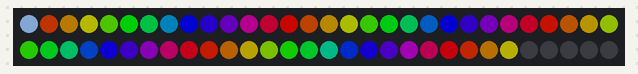
Simulated run of this sketch. Board: Arduino Uno, built with avr-gcc and run on an emulated ATmega328P. On the bench: 60 RGB LEDs in strip order, left to right, continuing on the next row. Dim RGB values are drawn brighter than linear.

Above: at 3.15 s.
At 8.9 s:
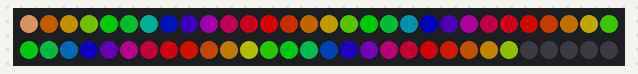
At 12.24 s:
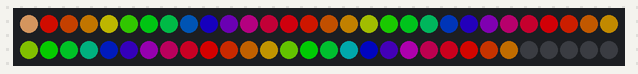
At 21.32 s:
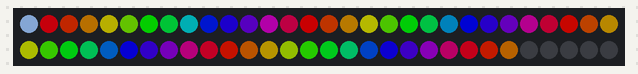
At 30.4 s:
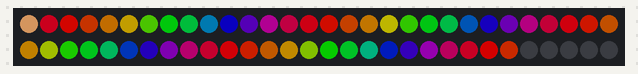
At 39.78 s:
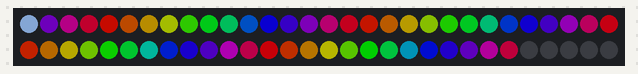

The sketch:

02_rainbow.ino
```cpp
#include <FastLED.h>

#define LED_PIN     3

// Information about the LED strip itself
#define NUM_LEDS    60
#define CHIPSET     WS2812
#define COLOR_ORDER GRB
CRGB leds[NUM_LEDS];

#define BRIGHTNESS  128


// FastLED v2.1 provides two color-management controls:
//   (1) color correction settings for each LED strip, and
//   (2) master control of the overall output 'color temperature'
//
// THIS EXAMPLE demonstrates the second, "color temperature" control.
// It shows a simple rainbow animation first with one temperature profile,
// and a few seconds later, with a different temperature profile.
//
// The first pixel of the strip will show the color temperature.
//
// HELPFUL HINTS for "seeing" the effect in this demo:
// * Don't look directly at the LED pixels.  Shine the LEDs aganst
//   a white wall, table, or piece of paper, and look at the reflected light.
//
// * If you watch it for a bit, and then walk away, and then come back
//   to it, you'll probably be able to "see" whether it's currently using
//   the 'redder' or the 'bluer' temperature profile, even not counting
//   the lowest 'indicator' pixel.
//
//
// FastLED provides these pre-conigured incandescent color profiles:
//     Candle, Tungsten40W, Tungsten100W, Halogen, CarbonArc,
//     HighNoonSun, DirectSunlight, OvercastSky, ClearBlueSky,
// FastLED provides these pre-configured gaseous-light color profiles:
//     WarmFluorescent, StandardFluorescent, CoolWhiteFluorescent,
//     FullSpectrumFluorescent, GrowLightFluorescent, BlackLightFluorescent,
//     MercuryVapor, SodiumVapor, MetalHalide, HighPressureSodium,
// FastLED also provides an "Uncorrected temperature" profile
//    UncorrectedTemperature;

#define TEMPERATURE_1 Tungsten100W
#define TEMPERATURE_2 OvercastSky

// How many seconds to show each temperature before switching
#define DISPLAYTIME 1
// How many seconds to show black between switches
#define BLACKTIME   0

void loop()
{
  // draw a generic, no-name rainbow
  static uint8_t starthue = 0;
  fill_rainbow( leds + 0, NUM_LEDS - 5, --starthue, 20);

  // Choose which 'color temperature' profile to enable.
  uint8_t secs = (millis() /1000) % (DISPLAYTIME * 2);
  if( secs < DISPLAYTIME) {
    FastLED.setTemperature( TEMPERATURE_1 ); // first temperature
    leds[0] = TEMPERATURE_1; // show indicator pixel
  } else {
    FastLED.setTemperature( TEMPERATURE_2 ); // second temperature
    leds[0] = TEMPERATURE_2; // show indicator pixel
  }

  // Black out the LEDs for a few secnds between color changes
  // to let the eyes and brains adjust
  if( (secs % DISPLAYTIME) < BLACKTIME) {
    memset8( leds, 0, NUM_LEDS * sizeof(CRGB));
  }

  FastLED.show();
  FastLED.delay(8);
}

void setup() {
  delay( 3000 ); // power-up safety delay
  // It's important to set the color correction for your LED strip here,
  // so that colors can be more accurately rendered through the 'temperature' profiles
  FastLED.addLeds<CHIPSET, LED_PIN, COLOR_ORDER>(leds, NUM_LEDS).setCorrection( TypicalSMD5050 );
  FastLED.setBrightness( BRIGHTNESS );
}
```
